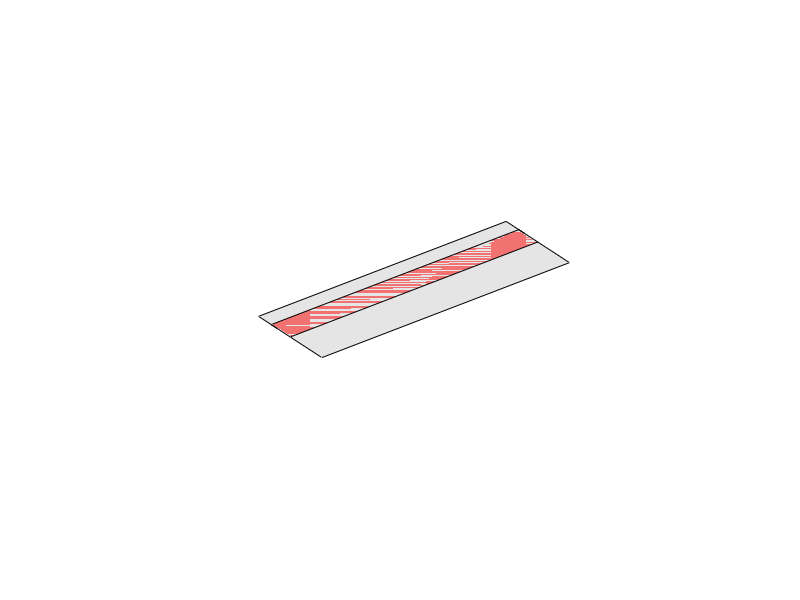

This chart was generated by the following MATLAB code: (Note: this script raises an error after producing the figure.)
clc;
clear all;
close all;

hold on
set(gca,'visible','off');
view(43,24);
axis equal
xp1 = [0,0,0];
yp1 = [3,0,0];
xp2 = [3,1,0];
yp2 = [0,1,0];
color = [0.8,0.8,0.8];

h1 = fill3([xp1(1),yp1(1),xp2(1),yp2(1)],...
    [xp1(2),yp1(2),xp2(2),yp2(2)],...
    [xp1(3),yp1(3),xp2(3),yp2(3)],color);
set(h1, 'facealpha',0.5);

xp1 = [0,0.5,0];
yp1 = [3,0.5,0];
xp2 = [3,0.8,0];
yp2 = [0,0.8,0];
color = [1,0,0];

h1 = fill3([xp1(1),yp1(1),xp2(1),yp2(1)],...
    [xp1(2),yp1(2),xp2(2),yp2(2)],...
    [xp1(3),yp1(3),xp2(3),yp2(3)],color);
set(h1, 'facealpha',0.5);
p = [0,0.5,0.1];
drawXY(p,[1,0,0],[0,0,1]);
drawZ(p,[0,0,1]);
x1 = [0,0.5,0];
x2 = [0.4,0.5,1];
h1 = line([x1(1),x2(1)],[x1(2),x2(2)],[x1(3),x2(3)],'Color',[0,0.5,0.3],...
    'Linewidth',10);
function drawPlan(n,h,w,color,xo)
if nargin == 1
    h = 1;
    w = 1;
    xo = [0;0;0];
    color = [1,0,0];
elseif nargin == 3
    xo = [0;0;0];
    color = [1,0,0];
elseif nargin == 4
    xo = [0;0;0];
end
[x,y] = findTriedro(n);
xp1 = xo + h*x;
yp1 = xo + w*y;
xp2 = xo - h*x;
yp2 = xo - w*y;
h1 = fill3([xp1(1),yp1(1),xp2(1),yp2(1)],...
    [xp1(2),yp1(2),xp2(2),yp2(2)],...
    [xp1(3),yp1(3),xp2(3),yp2(3)],color);
set(h1, 'facealpha',0.5);
end
function [x,y] = findTriedro(z)
z = z/norm(z);
uTemp = [1;1;1];
uTemp = uTemp/norm(uTemp);
if (dot(z,uTemp) == 1)
    uTemp = uTemp([2,1,3]);
end
x = cross(uTemp,z)/norm(cross(uTemp,z));
y = cross(z,x)/(norm(cross(z,x)));
end
function drawXY(p,x,z)
y = cross(z,x);
posTextX = p + x;
posTextY = p + y;
text(posTextX(1),posTextX(2),posTextX(3),strcat('x'));
text(posTextY(1),posTextY(2),posTextY(3),strcat('y'));
quiver3(p(1),p(2),p(3),...
    x(1),x(2),x(3),'Color','red');
quiver3(p(1),p(2),p(3),...
    y(1),y(2),y(3),'Color','green');

end
function drawZ(p,z)
quiver3(p(1),p(2),p(3),...
    z(1),z(2),z(3),'Color','blue');
posTextZ = p + z;
text(posTextZ(1),posTextZ(2),posTextZ(3),strcat('z'),...
    'HorizontalAlignment','right');
end